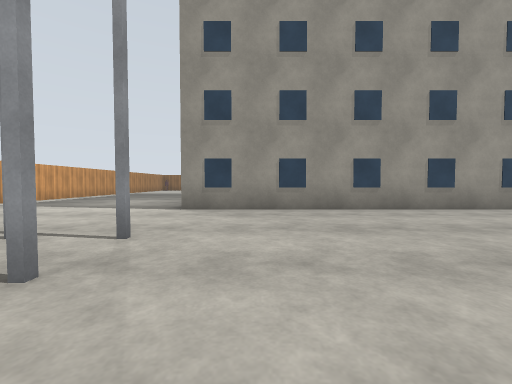
[1] (above)

24 first-person views from a walk through a robot-simulator world made for Gazebo. The camera is 1.2 m above the floor, tilts 2° down and sees 90° across. The floor is counted in squares, 2 m on a side. Each view is taken from the middle of a square. On the plan, view 1 faces up. The plan holds only what a view shows up to about 9 squares ahead; the rest is blank. The place goes on beyond the plan. Gazebo's built-in surfaces are drawn with simple patterns. Some stock models are drawn as simple stand-ins. Some surface patterns are stand-ins.

[2]
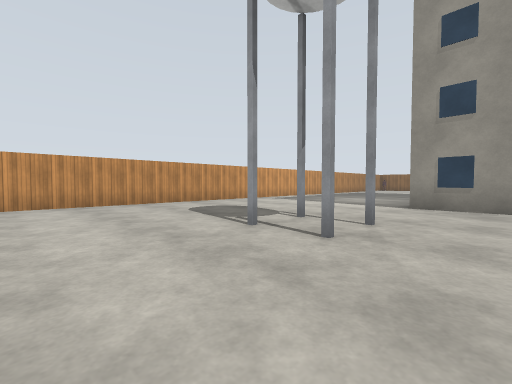

[3]
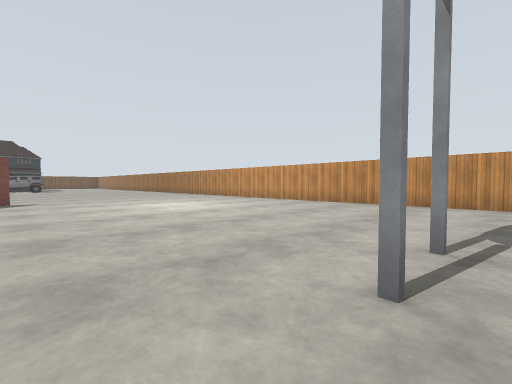

[4]
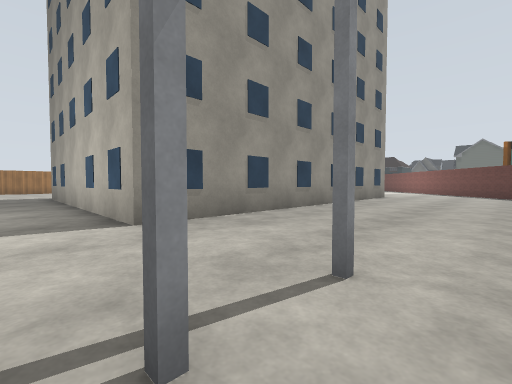

[5]
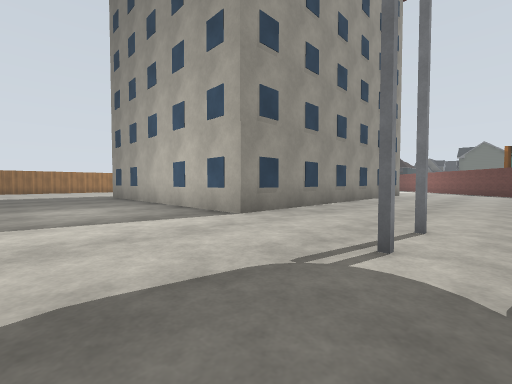

[6]
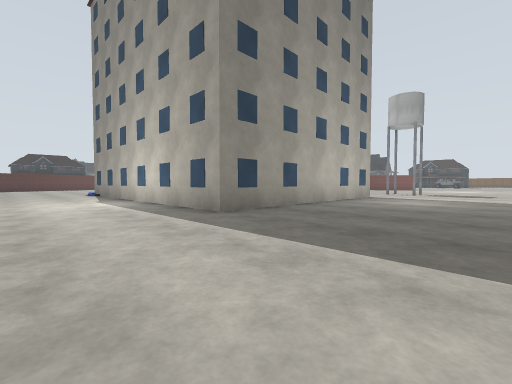

[7]
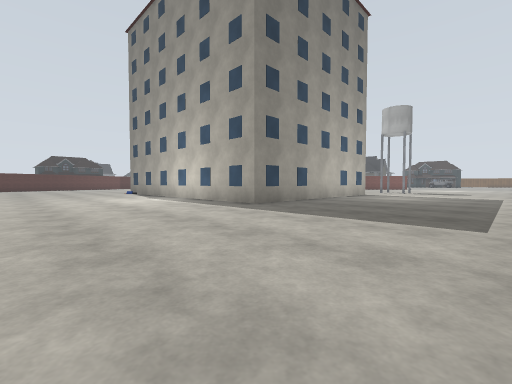

[8]
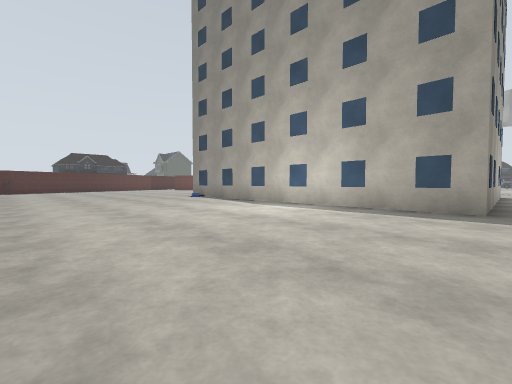

[9]
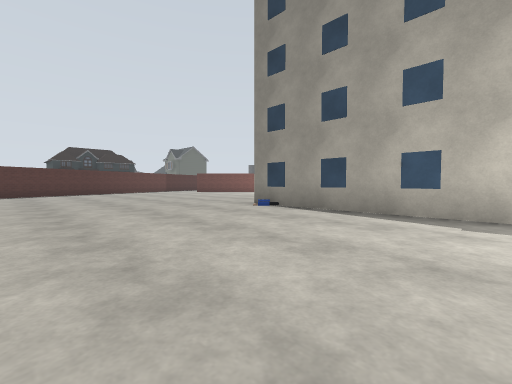

[10]
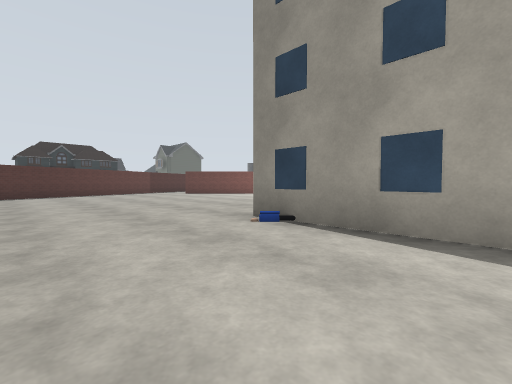

[11]
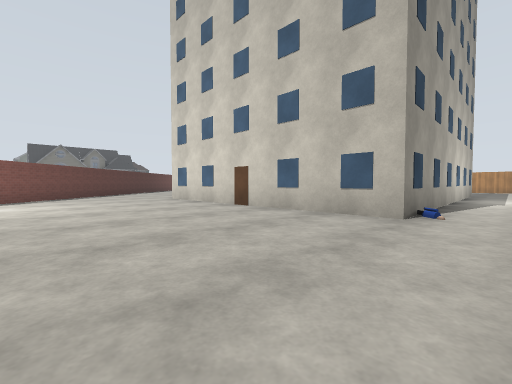

[12]
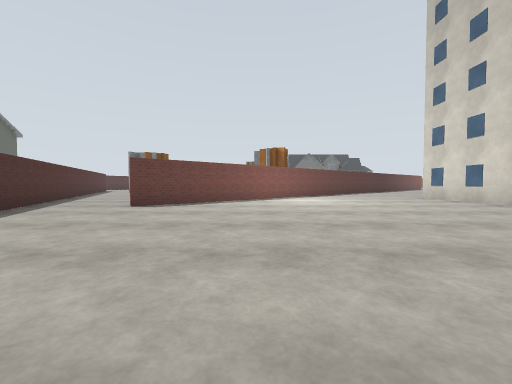

[13]
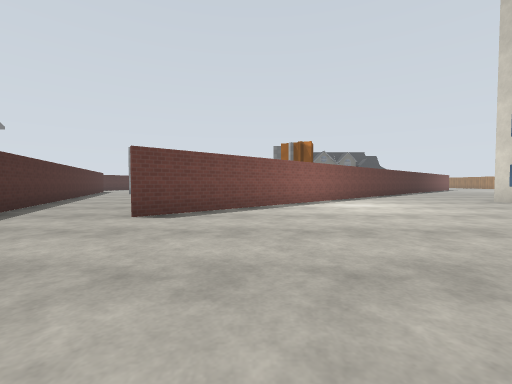

[14]
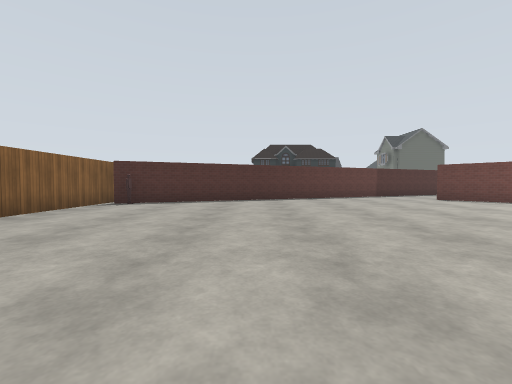

[15]
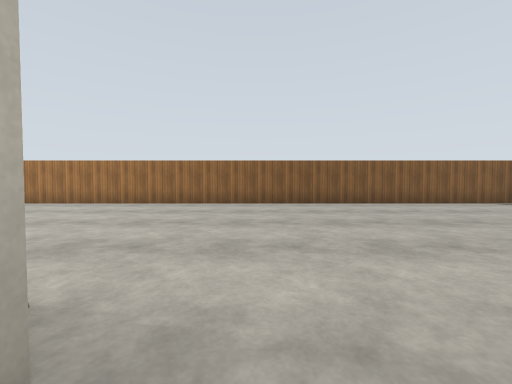

[16]
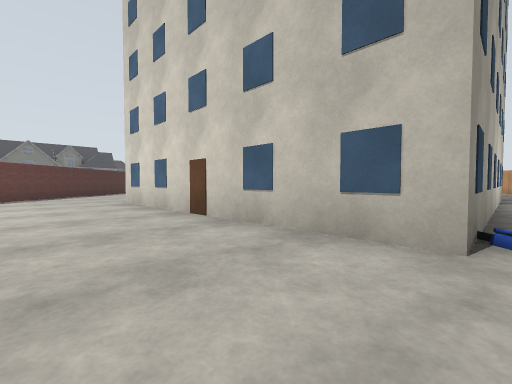

[17]
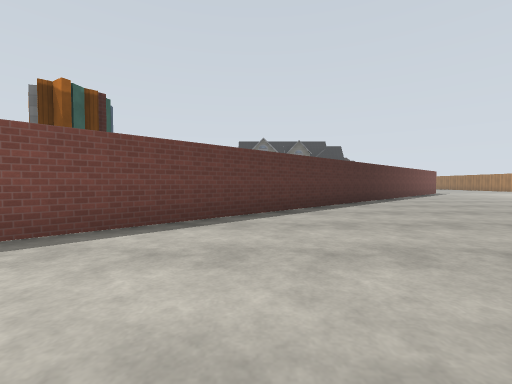

[18]
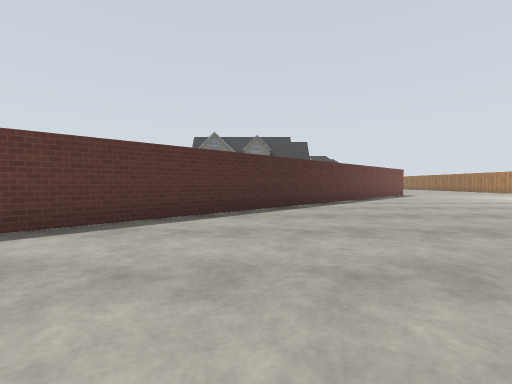

[19]
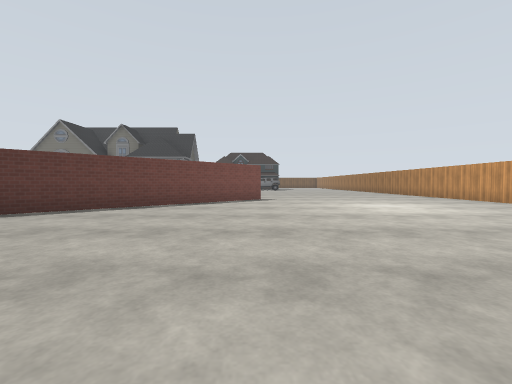

[20]
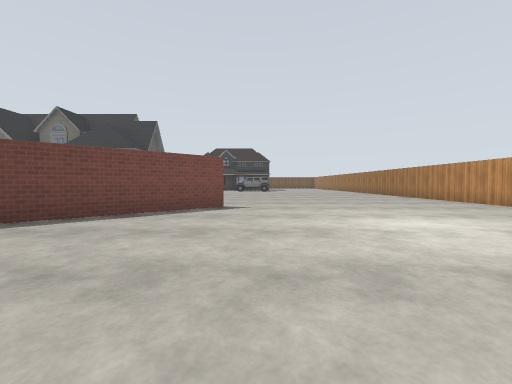

[21]
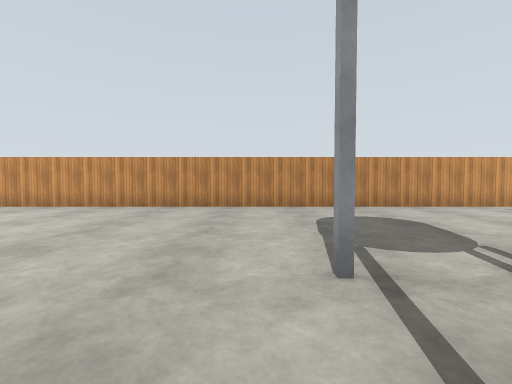

[22]
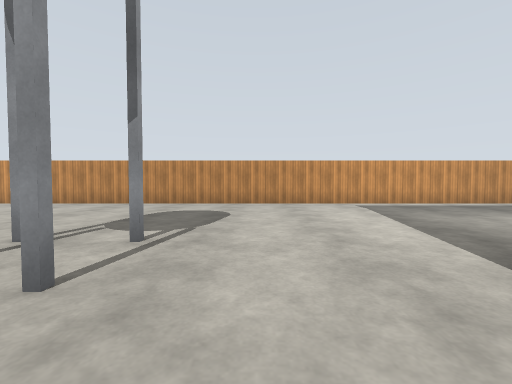

[23]
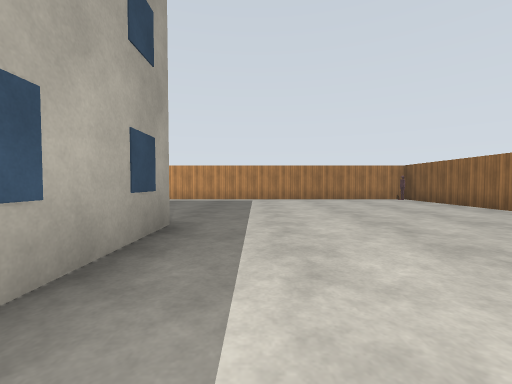

[24]
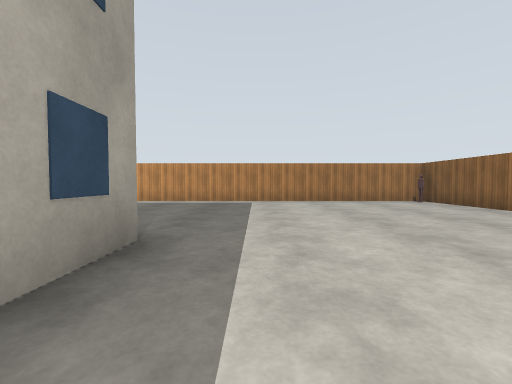

### Floor plan
Key: @ floor where view 1 was taken; # wall or solid block; . floor; B building; T tower; P person; O other object.
Columns run from 8 left of view 1 to 23 right of it. Each row starts with its distance up from view 1.
 21 #####     ################
 20 #O......................O#
 19 #........................#
 18 #........................##
 17 #.........................#
 16 #.........................
 15 #.........................
 14 #...............P..........
 13 #......BBBBBBBBBB..........
 12 #......B        B...........
 11 #......B        B...........
 10 #......B        B............#
  9 #......B        B........##..#
  8 #......B        B.......## ..##
  7 #......B        B......##  ...#
  6 #......BBBBBBBB B.....##    ..##
  5 #....................##      ..#
  4 #...................##
  3 #....T.............##
  2 #.................##
  1 #............... ##
  0 #.......@......##
 -1 #.............##
 -2 #............##
 -3 #...........##
 -4 #..........##
 -5 #.........##
 -6 #........##
 -7 #.......##
 -8 #........
 -9 #........
-10 #........

Positions as (right, up) in squares from view 1, and headings:
1: (0, 0), facing up
2: (0, -1), facing up-left
3: (0, 2), facing down-left
4: (-3, 2), facing up-right
5: (-5, 2), facing up-right
6: (-6, 17), facing down-right
7: (-7, 19), facing down-right
8: (-2, 20), facing down-right
9: (3, 19), facing down-right
10: (5, 17), facing down-right
11: (13, 15), facing down-left
12: (15, 16), facing down
13: (16, 14), facing down
14: (9, 16), facing right
15: (9, 13), facing up
16: (11, 14), facing down-left
17: (10, 7), facing down
18: (7, 5), facing down
19: (0, 2), facing down
20: (-1, -1), facing down
21: (-1, 1), facing left
22: (0, 4), facing left
23: (2, 15), facing left
24: (1, 15), facing left
